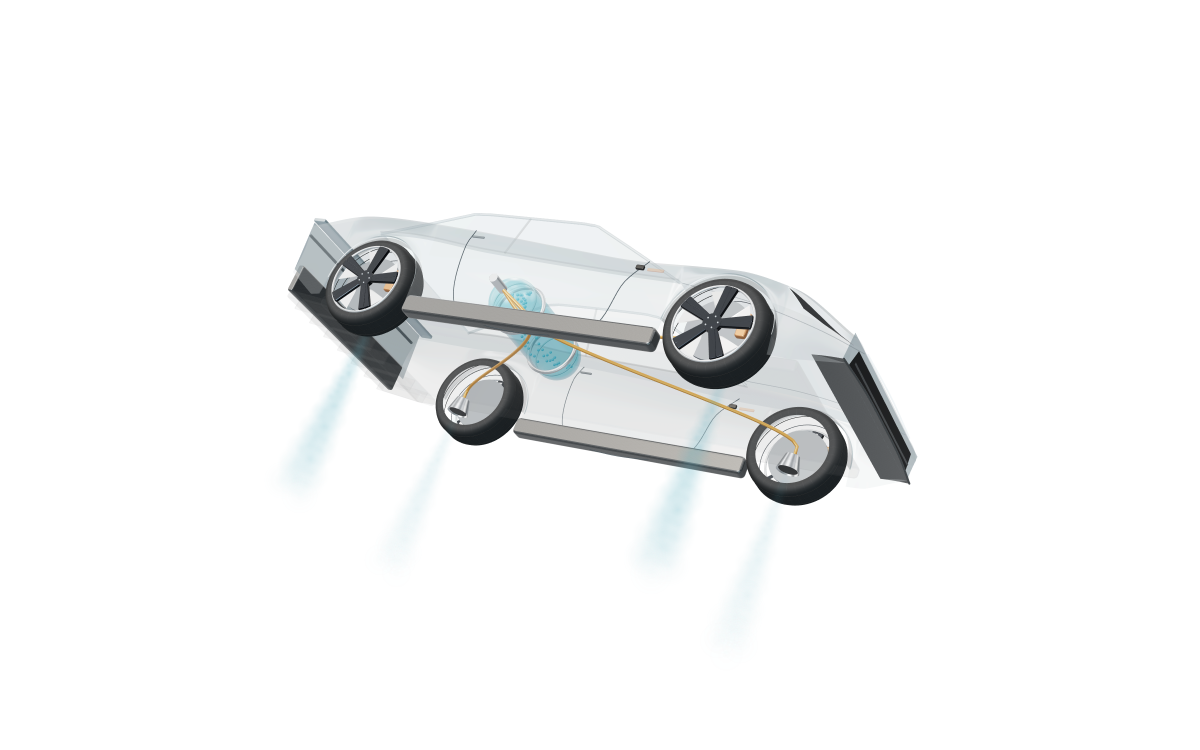
#> input picture video_project/特斯拉roadster2为什么不掉下来/covers/v01/assets/hero-landscape.png, 3600 x 2250 px, given in place of glucose.png, which was not available (shown at 1/3 size)
$ python make_covers_v6.py
#> lines starting #> are read from the running program, lines starting #| are printed output that depends on the picture; pictures that were not available may be replaced by others from this repository, and a replacement may not be noted
"""Independently laid out four-format covers, using film-derived 3D studies."""
from pathlib import Path
import json,hashlib
import numpy as np
from PIL import Image,ImageDraw,ImageFont,ImageFilter,ImageCms
ROOT=Path(__file__).resolve().parents[1]
OUT=ROOT/'research/revision-v6/covers'
FONT=Path('C:/Windows/Fonts/NotoSansSC-VF.ttf')
INK='#1d3535'
ICC=ImageCms.ImageCmsProfile(ImageCms.createProfile('sRGB')).tobytes()
LAYOUTS={
 '16x9':dict(size=[1920,1080],title=[78,332,144,170],capsule=[78,218,40],
  objects={'glucose':[978,190,530],'lipid':[1502,392,327],'pressure':[850,737,950]},
  labels={'glucose':[1030,125],'lipid':[1515,320],'pressure':[1160,730]},labelSize=49),
 '4x3':dict(size=[1920,1440],title=[98,380,166,192],capsule=[98,247,44],
  objects={'glucose':[1058,270,650],'lipid':[1415,938,345],'pressure':[235,1055,1090]},
  labels={'glucose':[1130,200],'lipid':[1460,1310],'pressure':[315,975]},labelSize=55),
 '3x4':dict(size=[1440,1920],title=[92,354,183,214],capsule=[92,228,45],
  objects={'glucose':[105,887,666],'lipid':[882,921,397],'pressure':[192,1560,1090]},
  labels={'glucose':[134,810],'lipid':[954,844],'pressure':[790,1495]},labelSize=59),
 '9x16':dict(size=[1080,1920],title=[65,313,153,181],capsule=[65,208,39],
  objects={'glucose':[66,830,580],'lipid':[661,1000,313],'pressure':[88,1550,902]},
  labels={'glucose':[96,748],'lipid':[708,922],'pressure':[130,1470]},labelSize=54),
}
def font(size,weight=650):
 f=ImageFont.truetype(str(FONT),round(size));f.set_variation_by_axes([weight]);return f
def sha(p):return hashlib.sha256(p.read_bytes()).hexdigest()
def bg(w,h):
 y,x=np.mgrid[0:h,0:w];p=np.full((h,w,3),[247,245,239],np.float32)
 a=np.exp(-(((x-w*.70)/(w*.5))**2+((y-h*.69)/(h*.57))**2))
 p+=a[:,:,None]*np.array([-15,-8,-8]);return Image.fromarray(np.uint8(np.clip(p,0,255))).convert('RGBA')
def trim(im):
 a=im.getchannel('A');b=a.point(lambda x:255 if x>10 else 0).getbbox();return im.crop(b)
#> after `a = im.getchannel('A')`:
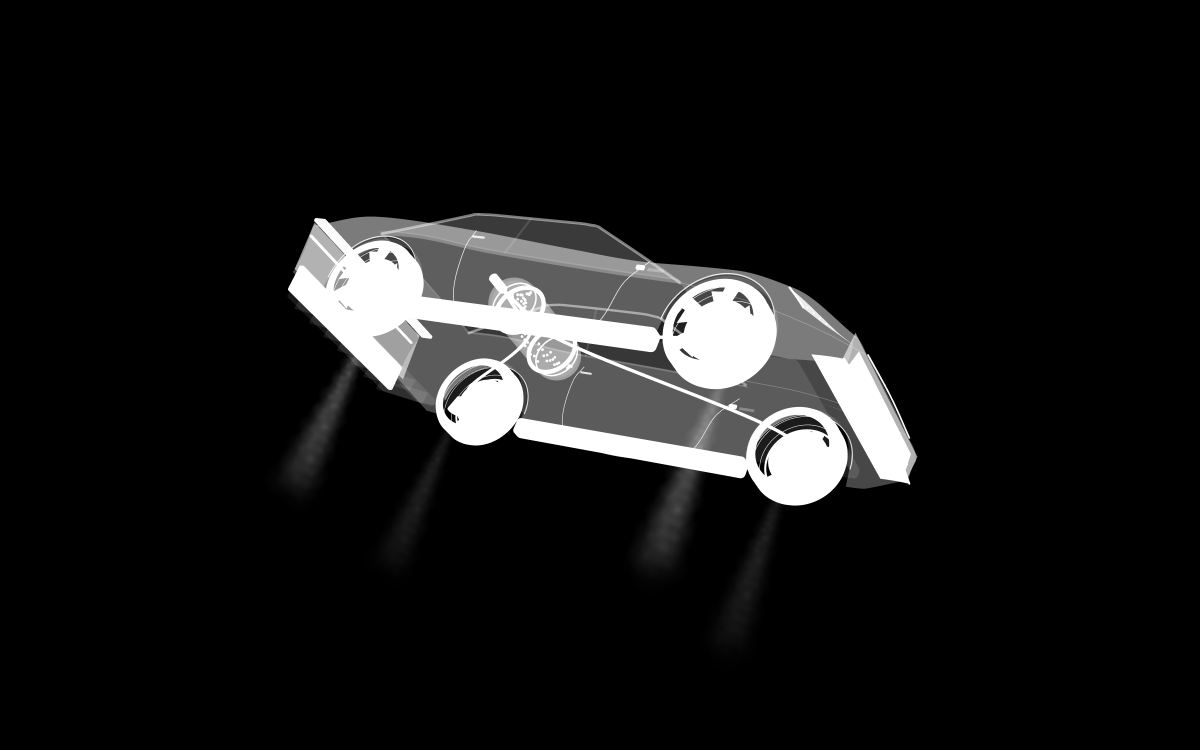
#> a: PIL image 3600x2250 L (shown at 1/3 size); min 0, max 255, mean 22.2
#> after `b = a.point(lambda x: 255 if x > 10 else 0).getbbox()`: b = (837, 639, 2753, 1935)
#> after `return im.crop(b)`:
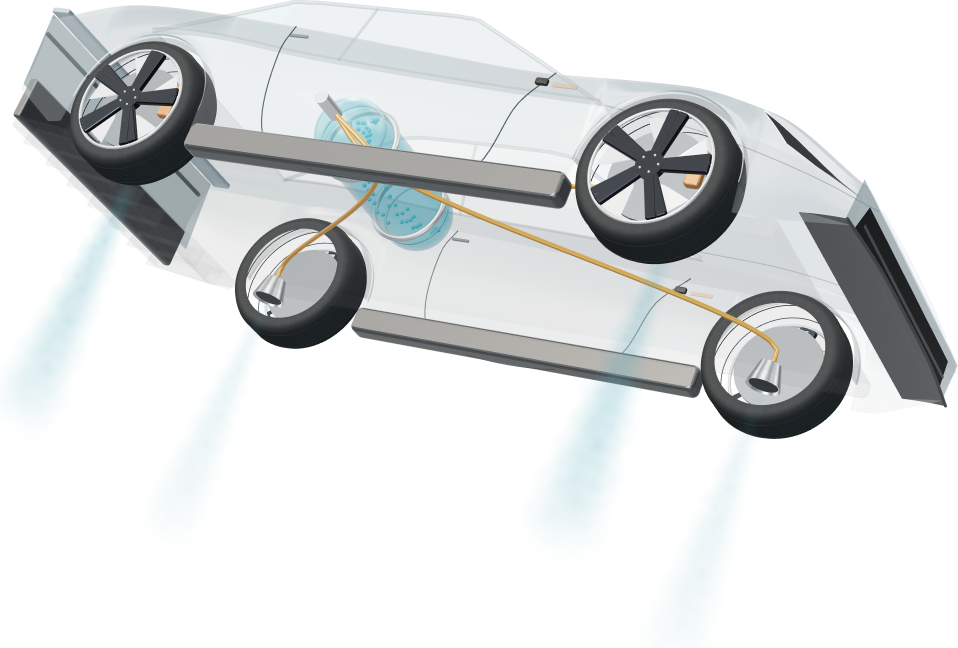
#> returned value: PIL image 1916x1296 RGBA (shown at 1/2 size); mean R, G, B, A 66.7, 77.7, 80.1, 72.5; transparent parts drawn white
def place(c,im,p):
 x,y,w=p;h=round(im.height*w/im.width);im=im.resize((w,h),Image.Resampling.LANCZOS)
 shadow=Image.new('RGBA',c.size);s=ImageDraw.Draw(shadow);s.ellipse((x+w*.15,y+h*.82,x+w*.89,y+h*1.04),fill=(48,71,65,25));c.alpha_composite(shadow.filter(ImageFilter.GaussianBlur(34)))
 c.alpha_composite(im,(x,y));return [x,y,x+w,y+h]
def save(im,p):im.convert('RGB').save(p,quality=96,subsampling=0,icc_profile=ICC)
def main():
 art={n:trim(Image.open(OUT/f'{n}.png').convert('RGBA')) for n in ('glucose','pressure','lipid')}
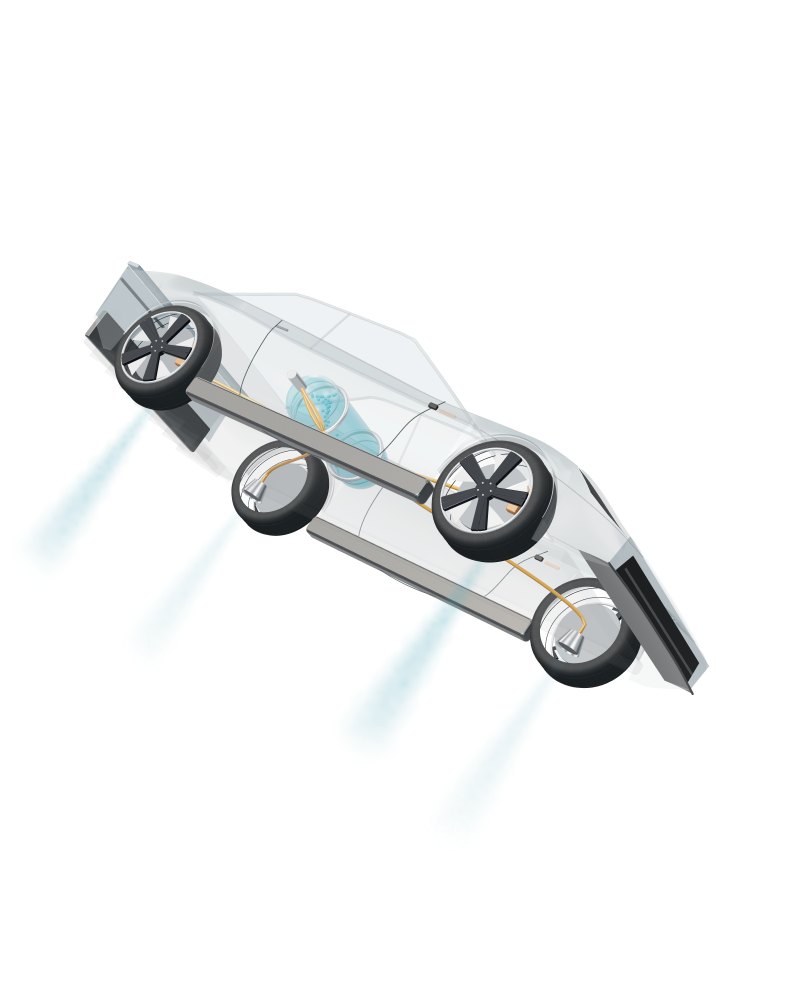
#> input picture video_project/特斯拉roadster2为什么不掉下来/covers/v01/assets/hero-portrait.png, 2400 x 3000 px, given in place of pressure.png, which was not available (shown at 1/3 size)
#> in trim (call 2), `a = im.getchannel('A')`:
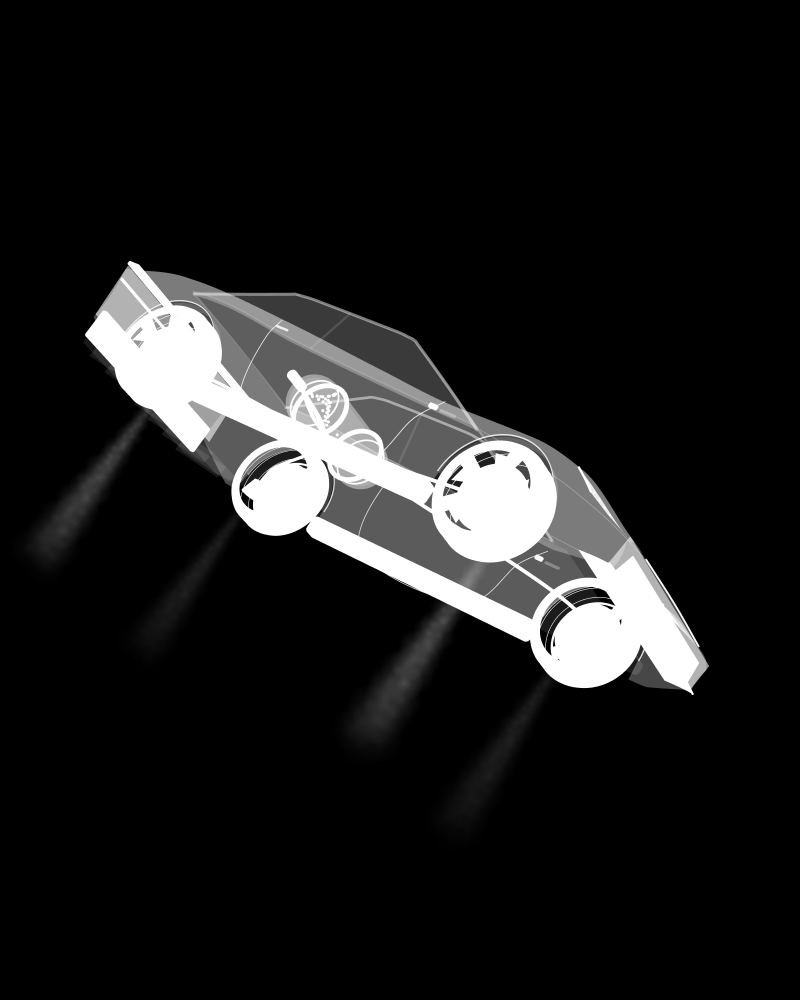
#> a: PIL image 2400x3000 L (shown at 1/3 size); min 0, max 255, mean 26.8
#> in trim (call 2), `b = a.point(lambda x: 255 if x > 10 else 0).getbbox()`: b = (77, 783, 2128, 2482)
#> in trim (call 2), `return im.crop(b)`:
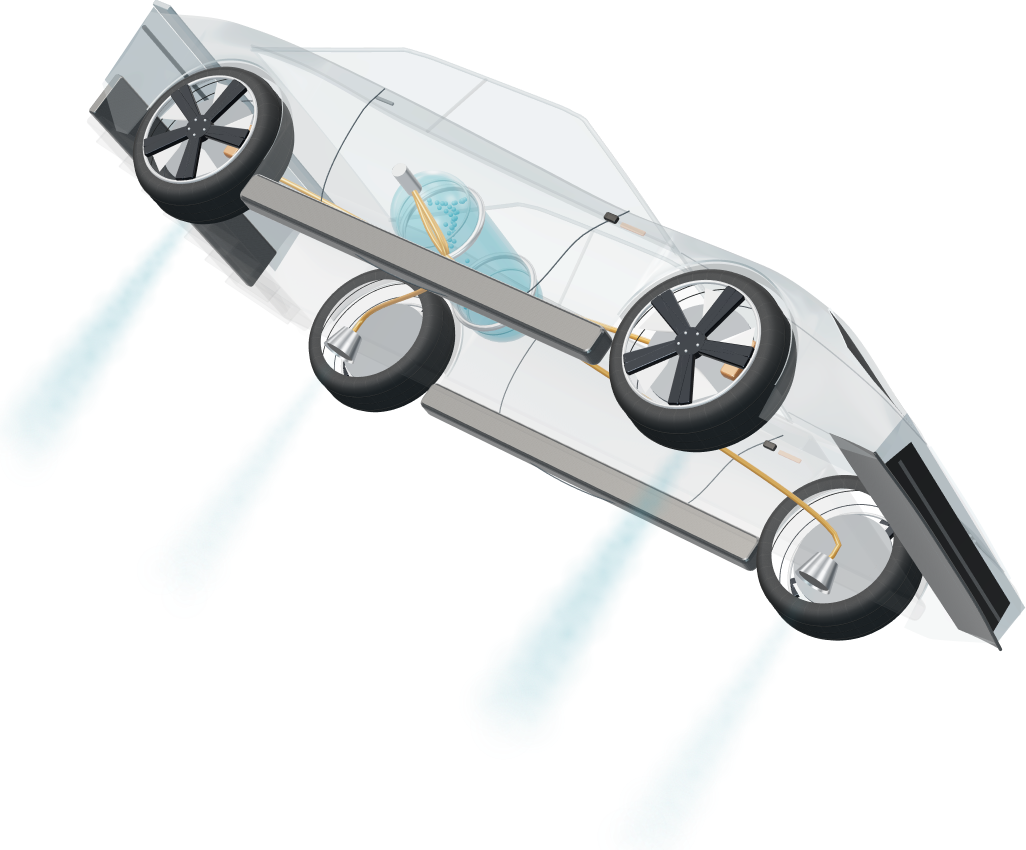
#> returned value: PIL image 2051x1699 RGBA (shown at 1/2 size); mean R, G, B, A 52, 61.3, 63.2, 55.5; transparent parts drawn white
#> art = 3 items
#> (the run stopped early here; a loop or call above may not have finished)
